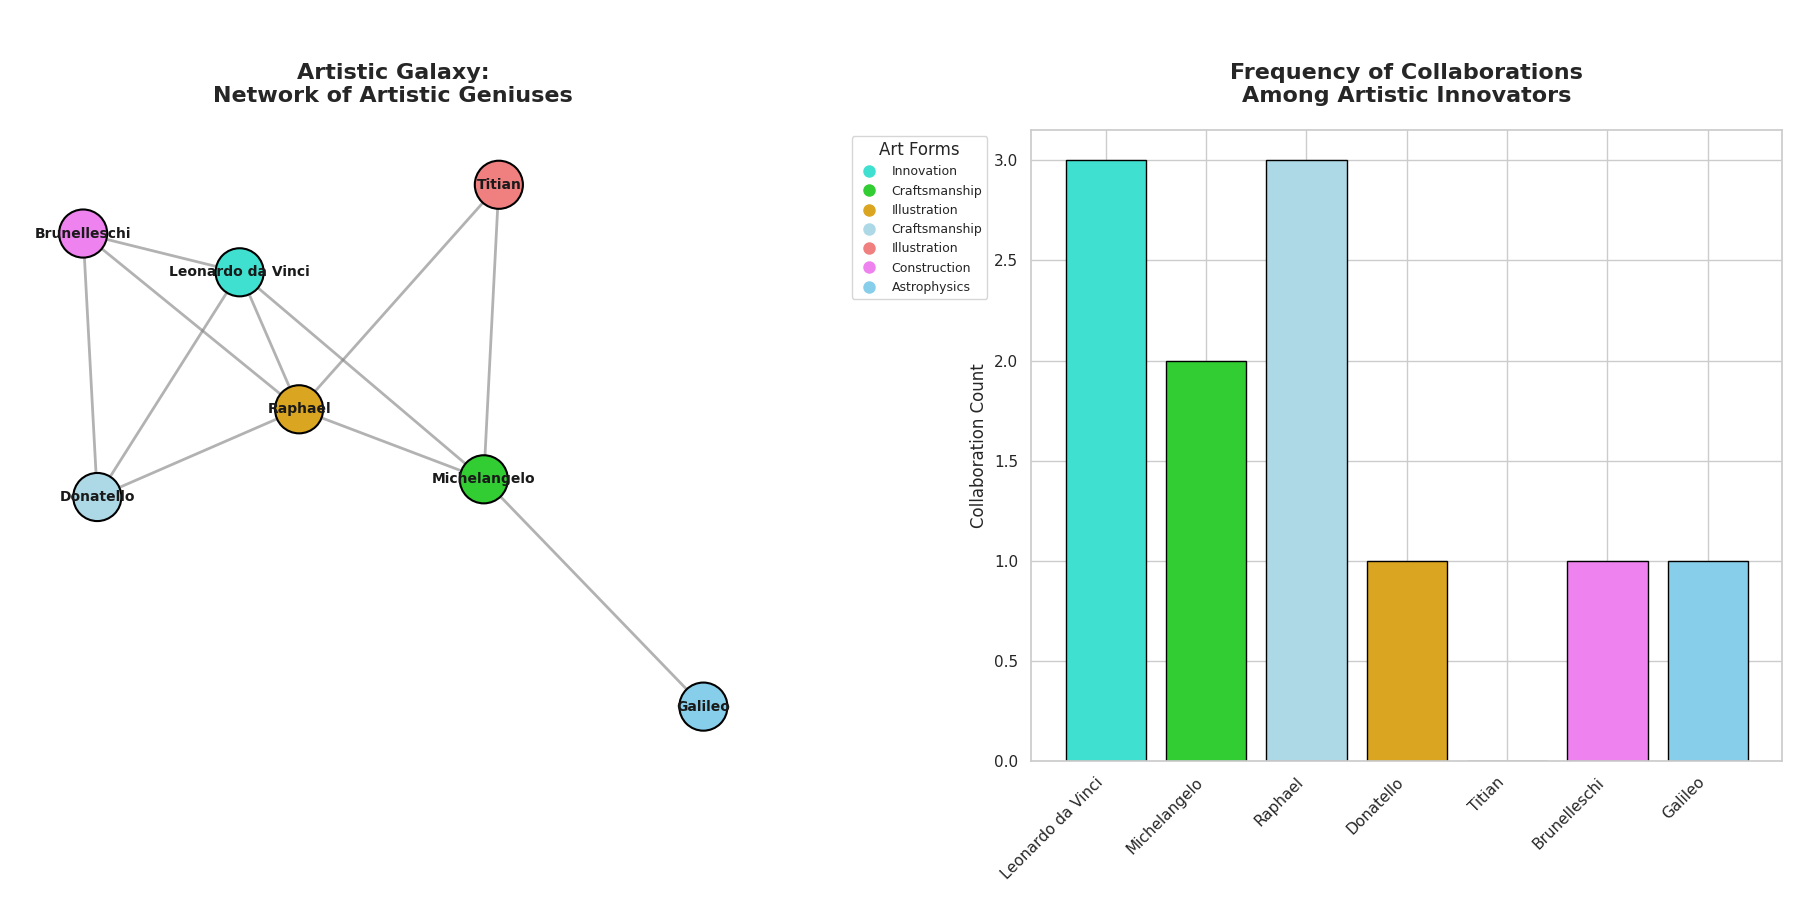

Recreate this plot in Python.
import matplotlib.pyplot as plt
import networkx as nx

G = nx.Graph()

collaborations = {
    'Leonardo da Vinci': ['Michelangelo', 'Donatello', 'Raphael'],
    'Michelangelo': ['Raphael', 'Titian'],
    'Raphael': ['Titian', 'Donatello', 'Brunelleschi'],
    'Donatello': ['Brunelleschi'],
    'Titian': [],
    'Brunelleschi': ['Leonardo da Vinci'],
    'Galileo': ['Michelangelo'],
}

for artist, collaborators in collaborations.items():
    for collaborator in collaborators:
        G.add_edge(artist, collaborator)

node_colors = {
    'Leonardo da Vinci': 'turquoise',
    'Michelangelo': 'limegreen',
    'Raphael': 'goldenrod',
    'Donatello': 'lightblue',
    'Titian': 'lightcoral',
    'Brunelleschi': 'violet',
    'Galileo': 'skyblue',
}

node_color_list = [node_colors[node] for node in G.nodes]
collaboration_count = {artist: len(collaborators) for artist, collaborators in collaborations.items()}

fig, axes = plt.subplots(1, 2, figsize=(18, 9))

pos = nx.spring_layout(G, seed=42)
nx.draw_networkx_nodes(G, pos, ax=axes[0], node_size=1200, node_color=node_color_list, edgecolors='black', linewidths=1.5)
nx.draw_networkx_edges(G, pos, ax=axes[0], width=2, edge_color='gray', style='solid', alpha=0.6)
nx.draw_networkx_labels(G, pos, ax=axes[0], font_size=10, font_weight='bold', verticalalignment='center')
axes[0].set_title("Artistic Galaxy:\nNetwork of Artistic Geniuses", fontsize=16, fontweight='bold', pad=20)
axes[0].axis('off')

legend_labels = {
    'turquoise': 'Innovation',
    'limegreen': 'Craftsmanship',
    'goldenrod': 'Illustration',
    'lightblue': 'Craftsmanship',
    'lightcoral': 'Illustration',
    'violet': 'Construction',
    'skyblue': 'Astrophysics',
}

handles = [plt.Line2D([0], [0], marker='o', color='w', label=label, markerfacecolor=color, markersize=10)
           for color, label in legend_labels.items()]
axes[0].legend(handles=handles, loc='upper right', title="Art Forms", fontsize=9, bbox_to_anchor=(1.3, 1))

axes[1].bar(collaboration_count.keys(), collaboration_count.values(), color=node_color_list, edgecolor='black')
axes[1].set_title("Frequency of Collaborations\nAmong Artistic Innovators", fontsize=16, fontweight='bold', pad=20)
axes[1].set_ylabel("Collaboration Count", fontsize=12)
axes[1].set_xticklabels(collaboration_count.keys(), rotation=45, ha='right')

plt.tight_layout(rect=[0, 0, 1, 0.95])
plt.show()
